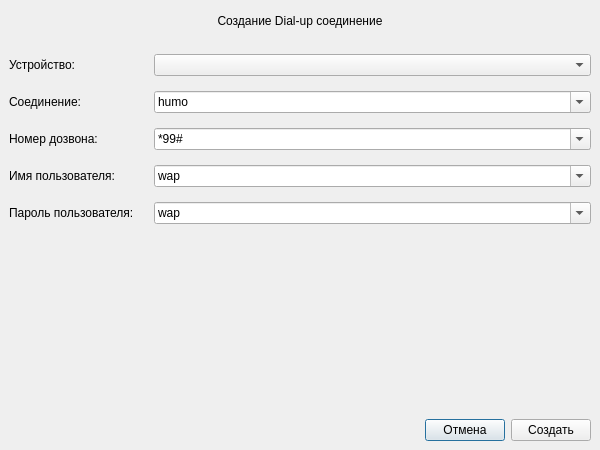
<?xml version="1.0" encoding="UTF-8"?>
<ui version="4.0">
 <class>CreateDialupConnection</class>
 <widget class="QDialog" name="CreateDialupConnection">
  <property name="geometry">
   <rect>
    <x>0</x>
    <y>0</y>
    <width>600</width>
    <height>450</height>
   </rect>
  </property>
  <property name="minimumSize">
   <size>
    <width>600</width>
    <height>450</height>
   </size>
  </property>
  <property name="maximumSize">
   <size>
    <width>600</width>
    <height>450</height>
   </size>
  </property>
  <property name="windowTitle">
   <string>Dialog</string>
  </property>
  <layout class="QVBoxLayout" name="verticalLayout">
   <property name="margin" stdset="0">
    <number>0</number>
   </property>
   <item>
    <widget class="QWidget" name="wgtCreateNewConnection" native="true">
     <layout class="QVBoxLayout" name="verticalLayout_3" stretch="0,10,0,0">
      <item>
       <layout class="QVBoxLayout" name="verticalLayout_4">
        <property name="topMargin">
         <number>5</number>
        </property>
        <property name="bottomMargin">
         <number>20</number>
        </property>
        <item>
         <widget class="QLabel" name="lblDialUpTitle">
          <property name="text">
           <string>Создание Dial-up соединение</string>
          </property>
          <property name="alignment">
           <set>Qt::AlignCenter</set>
          </property>
         </widget>
        </item>
       </layout>
      </item>
      <item>
       <layout class="QVBoxLayout" name="verticalLayout_2">
        <item>
         <layout class="QGridLayout" name="gridLayout" columnstretch="0,1">
          <property name="horizontalSpacing">
           <number>20</number>
          </property>
          <property name="verticalSpacing">
           <number>15</number>
          </property>
          <item row="0" column="0">
           <widget class="QLabel" name="lblDialupSelectDevice">
            <property name="text">
             <string>Устройство:</string>
            </property>
           </widget>
          </item>
          <item row="0" column="1">
           <widget class="QComboBox" name="cbxDialupSelectDevice"/>
          </item>
          <item row="1" column="0">
           <widget class="QLabel" name="lblDialupSelectConName">
            <property name="text">
             <string>Соединение:</string>
            </property>
           </widget>
          </item>
          <item row="1" column="1">
           <widget class="QComboBox" name="cbxDialupSelectConName">
            <property name="editable">
             <bool>true</bool>
            </property>
            <item>
             <property name="text">
              <string>humo</string>
             </property>
            </item>
            <item>
             <property name="text">
              <string>tcell</string>
             </property>
            </item>
            <item>
             <property name="text">
              <string>megafon</string>
             </property>
            </item>
            <item>
             <property name="text">
              <string>babilon</string>
             </property>
            </item>
           </widget>
          </item>
          <item row="2" column="0">
           <widget class="QLabel" name="lblDialupSelectPhoneNum">
            <property name="text">
             <string>Номер дозвона:</string>
            </property>
           </widget>
          </item>
          <item row="2" column="1">
           <widget class="QComboBox" name="cbxDialupSelectPhoneNum">
            <property name="editable">
             <bool>true</bool>
            </property>
            <item>
             <property name="text">
              <string>*99#</string>
             </property>
            </item>
           </widget>
          </item>
          <item row="3" column="0">
           <widget class="QLabel" name="lblDialupSelectUserName">
            <property name="text">
             <string>Имя пользователя:</string>
            </property>
           </widget>
          </item>
          <item row="3" column="1">
           <widget class="QComboBox" name="cbxDialupSelectUserName">
            <property name="editable">
             <bool>true</bool>
            </property>
            <item>
             <property name="text">
              <string>wap</string>
             </property>
            </item>
            <item>
             <property name="text">
              <string>babilon</string>
             </property>
            </item>
            <item>
             <property name="text">
              <string>tcell</string>
             </property>
            </item>
            <item>
             <property name="text">
              <string>megafon</string>
             </property>
            </item>
           </widget>
          </item>
          <item row="4" column="0">
           <widget class="QLabel" name="lblDialupSelectUserPass">
            <property name="text">
             <string>Пароль пользователя:</string>
            </property>
           </widget>
          </item>
          <item row="4" column="1">
           <widget class="QComboBox" name="cbxDialupSelectUserPass">
            <property name="editable">
             <bool>true</bool>
            </property>
            <item>
             <property name="text">
              <string>wap</string>
             </property>
            </item>
            <item>
             <property name="text">
              <string>babilon</string>
             </property>
            </item>
            <item>
             <property name="text">
              <string>tcell</string>
             </property>
            </item>
            <item>
             <property name="text">
              <string>megafon</string>
             </property>
            </item>
           </widget>
          </item>
         </layout>
        </item>
       </layout>
      </item>
      <item>
       <spacer name="verticalSpacer">
        <property name="orientation">
         <enum>Qt::Vertical</enum>
        </property>
        <property name="sizeHint" stdset="0">
         <size>
          <width>20</width>
          <height>40</height>
         </size>
        </property>
       </spacer>
      </item>
      <item>
       <layout class="QHBoxLayout" name="horizontalLayout">
        <item>
         <spacer name="horizontalSpacer">
          <property name="orientation">
           <enum>Qt::Horizontal</enum>
          </property>
          <property name="sizeHint" stdset="0">
           <size>
            <width>40</width>
            <height>20</height>
           </size>
          </property>
         </spacer>
        </item>
        <item>
         <widget class="QPushButton" name="btnDialupCancel">
          <property name="text">
           <string>Отмена</string>
          </property>
          <property name="icon">
           <iconset resource="../../ekiosk.qrc">
            <normaloff>:/assets/icons/reg_8.png</normaloff>:/assets/icons/reg_8.png</iconset>
          </property>
          <property name="iconSize">
           <size>
            <width>64</width>
            <height>64</height>
           </size>
          </property>
         </widget>
        </item>
        <item>
         <widget class="QPushButton" name="btnDialupCreateNewCon">
          <property name="text">
           <string>Создать</string>
          </property>
          <property name="icon">
           <iconset resource="../../ekiosk.qrc">
            <normaloff>:/assets/icons/reg_6.png</normaloff>:/assets/icons/reg_6.png</iconset>
          </property>
          <property name="iconSize">
           <size>
            <width>64</width>
            <height>64</height>
           </size>
          </property>
         </widget>
        </item>
       </layout>
      </item>
     </layout>
    </widget>
   </item>
  </layout>
 </widget>
 <resources>
  <include location="../../ekiosk.qrc"/>
 </resources>
 <connections>
  <connection>
   <sender>btnDialupCancel</sender>
   <signal>clicked()</signal>
   <receiver>CreateDialupConnection</receiver>
   <slot>close()</slot>
   <hints>
    <hint type="sourcelabel">
     <x>442</x>
     <y>374</y>
    </hint>
    <hint type="destinationlabel">
     <x>462</x>
     <y>504</y>
    </hint>
   </hints>
  </connection>
 </connections>
</ui>
